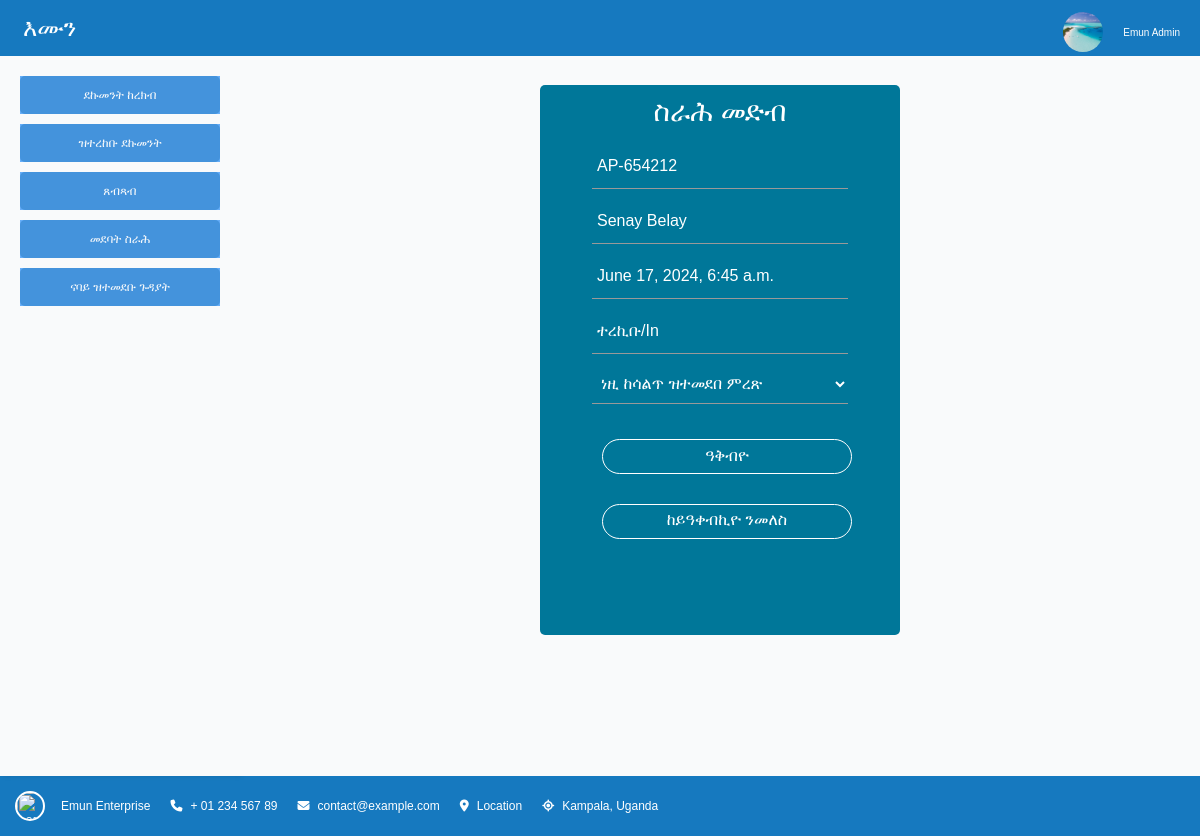
Page /assign_task/AP-654212 (signed in) on the committed database.
### visaapplications/models.py (models this page shows, shortened)
class VisaApplication(TimestampMixin, UserStampedMixin, models.Model):
    STATUS_CHOICES = [
        ('1', 'Initiated'),
        ('2', 'Assigned'),
        ('3', 'In Progress'),
        ('4', 'Completed'),
        ('5', 'Cancelled'),
    ]
    application_owner = models.ForeignKey(User, on_delete=models.PROTECT, null=True)
    application_number = models.CharField(max_length=10, unique=True, blank=True)
    date_submitted = models.DateTimeField(auto_now_add=True)
    application_status = models.CharField(max_length=1, choices=STATUS_CHOICES, default='1',)
    assigned_officer = models.ForeignKey(User, on_delete=models.PROTECT, null=True, related_name="person_assigned")
    officer_notes = models.TextField(null=True, blank=True)

### decorators.py (the view)
    def wrapper(request, *args, **kwargs):
        if request.user.is_authenticated:
            return view_func(request, *args, **kwargs)
        else:
            messages.error(request, "Access denied")
            return redirect('login')

### home/templatetags/group_tags.py (called while the page is built)
@register.filter(name='has_group')
def has_group(user, group_name):
    group = Group.objects.get(name=group_name)
    return group in user.groups.all()

### facilitators/templates/assign_task.html (shortened to what this page needs)
{% extends  'base.html' %}
{% load static %}
{% block content %}
<div class="form-wrapper">
<form class="contact-form row" method="POST" action="{% url 'assign_task' visa_app.application_number %}">
<div class="form-section">
<h3>ስራሕ መድብ</h3>
<input name="application_number" type="text" value="{{ visa_app.application_number }}" readonly>
<input name="application_owner" type="text" value="{{ visa_app.application_owner.first_name }} {{ visa_app.application_owner.last_name }}" readonly>
<input name="date_submitted" type="text" value="{{ visa_app.date_submitted }}" readonly>
<input name="application_status" type="text" value="{% if visa_app.application_status == "1" %}ተረኪቡ/In{% elif visa_app.application_status == "2" %}ተመደቡ/As{% elif visa_app.application_status == "3" %}ኣብ መስርሕ/Pr{% elif visa_app.application_status == "4" %}ተዛዚሙ/Co{% elif visa_app.application_status == "5" %}ተሰሪዙ/Ca{% endif %}" readonly>
<select name="assigned_officer">
    <option value="" disabled selected style="color:yellow;">ነዚ ከሳልጥ ዝተመደበ ምረጽ</option>
</select>
<div class="btn-box">
<button type="submit"> ዓቅብዮ</button>
</div>
<div class="button">
<a href="{% url 'tasks_and_assignments' %}">ከይዓቀብኪዮ ንመለስ</a>
</div>
</div>
</form>
</div>
{% endblock %}

### home/templates/navbar.html (shortened to what this page needs)
{% load static %}
<div ><a class="logo" href="{% url 'home' %}">እሙን</a></div>
{% if user.is_authenticated %}
    <div class="user-dropdown">
        <button class="dropdown-btn" style="text-align: right;">
        {% if profile_image %}
            <img src="{{ profile_image.profile_image.url }}" alt="Profile Image" style=" width:50px; height:50px; border-radius: 50%; object-fit: cover;">
        {% else %}
            <img src="{% static 'images/costline.jpg' %}" alt="Default Profile Image" width="40" height="40" style="border-radius: 50%; object-fit: cover;">
        {% endif %}
        </button>
        <span style="font-size:10px;">{{user.first_name}} {{user.last_name}}</span>
    </div>
{% endif %}

### home/static/css/style.css (style rules this page uses)
:root { --primary-color: #1679BF; --secondary-color: #4493DC; --accent-color: #66AEF9; --background-color: #F9FAFB; --text-color: #3D4756; --muted-text: #A1ACBD; --place-holder-text: #A1ACBD; --delete-action: #B75377; }
body { background-color: var(--background-color); color: var(--text-color); font-family: Arial, sans-serif; padding: 20px; }
h1, h2, h3, h4, h5, h6 { color: var(--primary-color); }
a { color: var(--primary-color); }
button { width: 250px; height: 35px; margin: 0 10px; background: var(--primary-color); border-radius: 30px; border: 1px solid var(--background-color); outline: none; cursor: pointer; color: #fff; }
input::placeholder { color: var(--place-holder-text); }
body, html { margin: 0; padding: 0; font-family: Arial, sans-serif, Ebrima, Ebrimabd; box-sizing: border-box; }
.navbar .logo { font-size: 1.5em; text-decoration: none; color: #fff; }
.user-dropdown { position: relative; display: inline-block; }
.user-dropdown .dropdown-btn { background: none; border: none; color: var(--background-color); font-size: 1em; cursor: pointer; }
.form-wrapper { background: var(--primary-color); }

### facilitators/templates/assign_task.html (style rules this page uses)
.form-wrapper { width: 360px; height: 550px; margin: 1% auto; background: #079; border-radius: 5px; position: relative; overflow:hidden; }
h3 { text-align: center; margin-bottom: 10px; color: #fff; }
.form-section { width: 280px; position: absolute; top: 10px; left: 40px; transition: 0.5s; }
form select, form input { width: 100%; padding: 10px 5px; margin: 5px 0; border: 0; border-bottom: 1px solid #999; outline: none; background: transparent; color: #fff; }
form select option { background: #079; }
::placeholder { color: #fff; }
.btn-box { width: 100%; margin: 30px auto; text-align: center; }
.button, form button { width: 250px; height: 35px; margin: 0 10px; background: transparent; border-radius: 30px; border: 1px solid #fff; outline: none; cursor: pointer; color: #fff; }
a, .button { text-align: center; color: #fff; text-decoration:none; padding:3; }

### rows in the picture
VisaApplication: application_number "AP-654212", application_owner "Senay Belay", date_submitted "June 17, 2024, 6:45 a.m.", application_status "ተረኪቡ/In"

### other values in the picture
{{ user.first_name }} "Emun"
{{ user.last_name }} "Admin"
